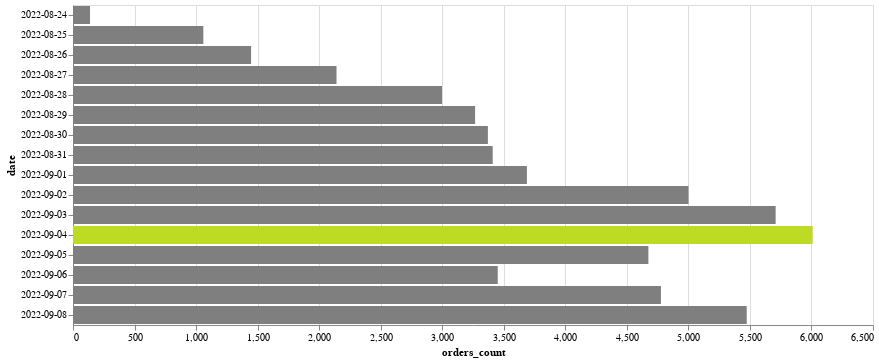

Write notebook code for a chart like this one.
### Markdown cell above
Посмотреть схему цветов
https://vega.github.io/vega/docs/schemes/

### Code cell
max_orders_count = df['orders_count'].max()

alt.Chart(df).mark_bar().encode(
    x='orders_count',
    y='date:O',
    color=alt.condition(
        alt.datum.orders_count == max_orders_count,
        alt.value('#bcdb22'),  # Цвет для максимального значения
        alt.value('#7f7f7f')  # Цвет для остальных значений
    )
).properties(width=800)

### Figure 1 — Vega-Lite specification as saved in the notebook (floating-point values rounded to 4 significant figures)
{"config": {"view": {"continuousWidth": 300, "continuousHeight": 300}}, "data": {"name": "data-d8aeb70564793c773384ef60f526b170"}, "mark": {"type": "bar"}, "encoding": {"color": {"condition": {"test": "(datum.orders_count === 6010)", "value": "#bcdb22"}, "value": "#7f7f7f"}, "x": {"field": "orders_count", "type": "quantitative"}, "y": {"field": "date", "type": "ordinal"}}, "width": 800, "$schema": "https://vega.github.io/schema/vega-lite/v5.14.1.json", "datasets": {"data-d8aeb70564793c773384ef60f526b170": [{"date": "2022-08-24", "orders_count": 138, "moving_avg": null}, {"date": "2022-08-25", "orders_count": 1059, "moving_avg": 138.0}, {"date": "2022-08-26", "orders_count": 1447, "moving_avg": 598.5}, {"date": "2022-08-27", "orders_count": 2141, "moving_avg": 881.3}, {"date": "2022-08-28", "orders_count": 2998, "moving_avg": 1549.0}, {"date": "2022-08-29", "orders_count": 3267, "moving_avg": 2195.0}, {"date": "2022-08-30", "orders_count": 3371, "moving_avg": 2802.0}, {"date": "2022-08-31", "orders_count": 3410, "moving_avg": 3212.0}, {"date": "2022-09-01", "orders_count": 3688, "moving_avg": 3349.0}, {"date": "2022-09-02", "orders_count": 5001, "moving_avg": 3490.0}, {"date": "2022-09-03", "orders_count": 5709, "moving_avg": 4033.0}, {"date": "2022-09-04", "orders_count": 6010, "moving_avg": 4799.0}, {"date": "2022-09-05", "orders_count": 4675, "moving_avg": 5573.0}, {"date": "2022-09-06", "orders_count": 3451, "moving_avg": 5465.0}, {"date": "2022-09-07", "orders_count": 4777, "moving_avg": 4712.0}, {"date": "2022-09-08", "orders_count": 5474, "moving_avg": 4301.0}]}}
